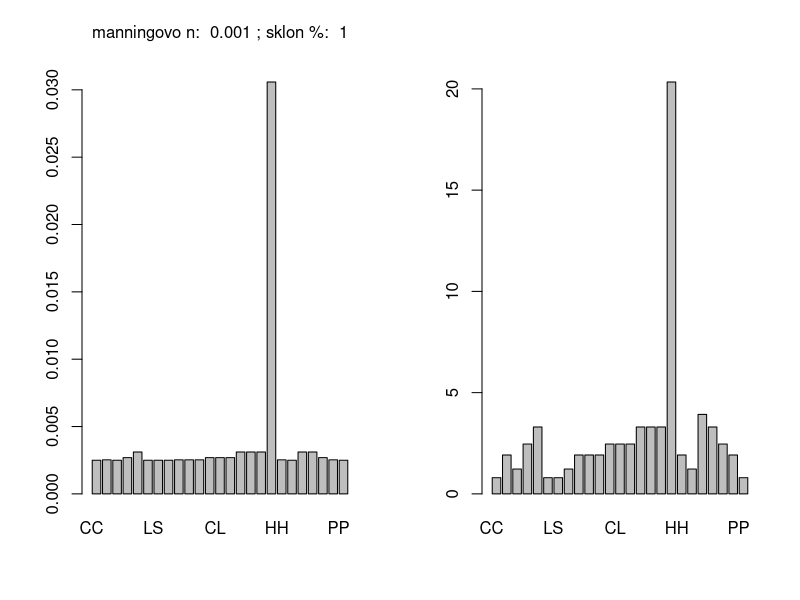
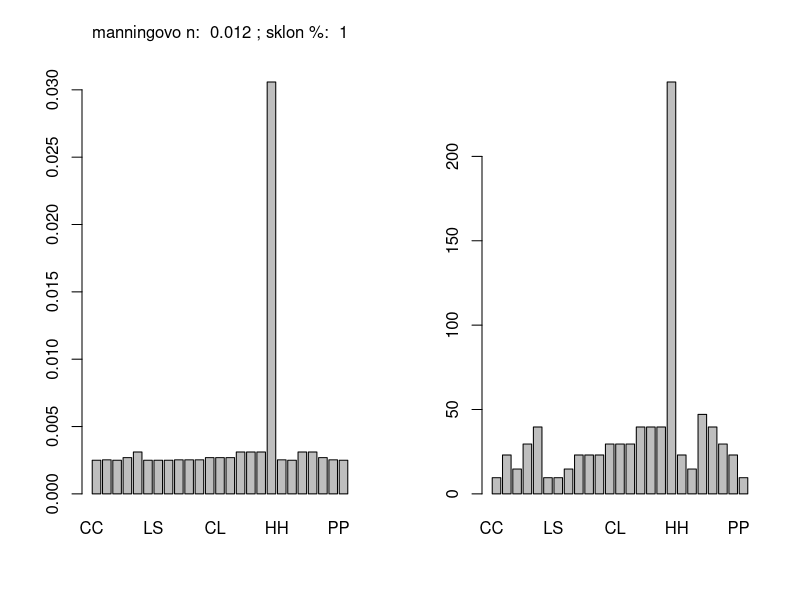
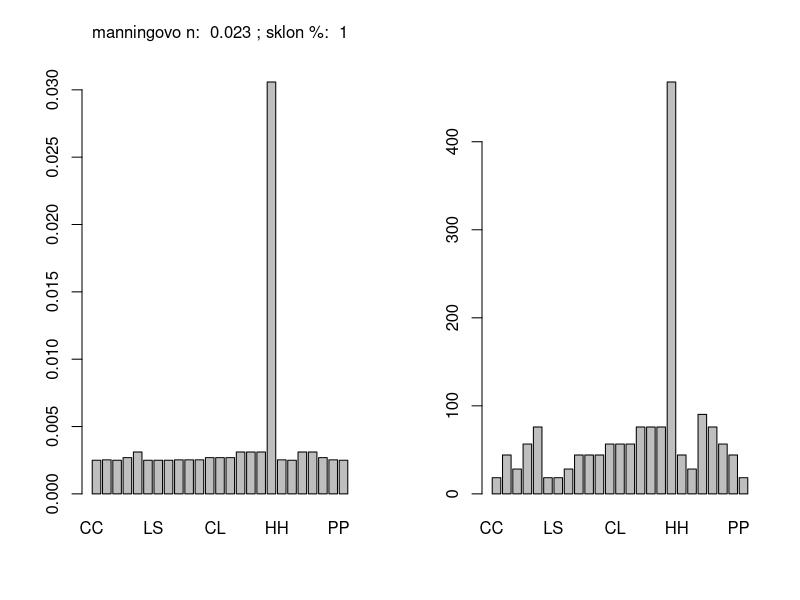
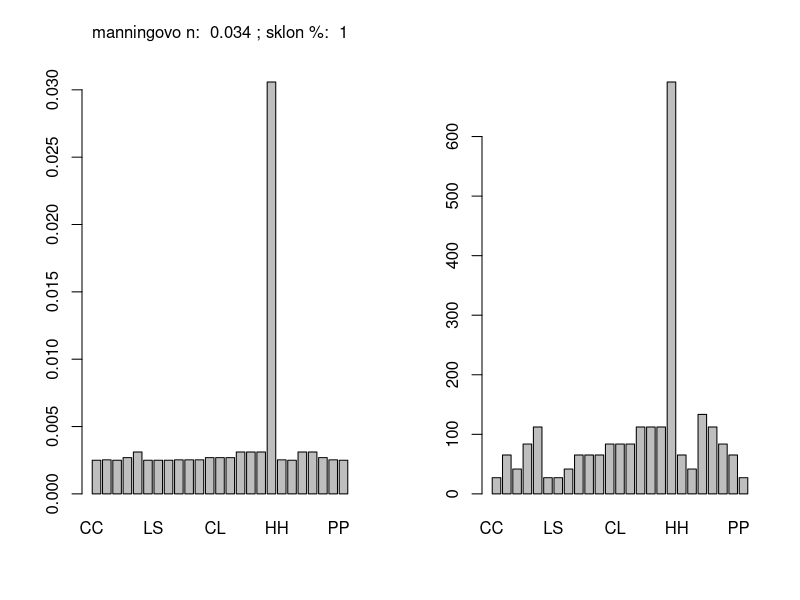
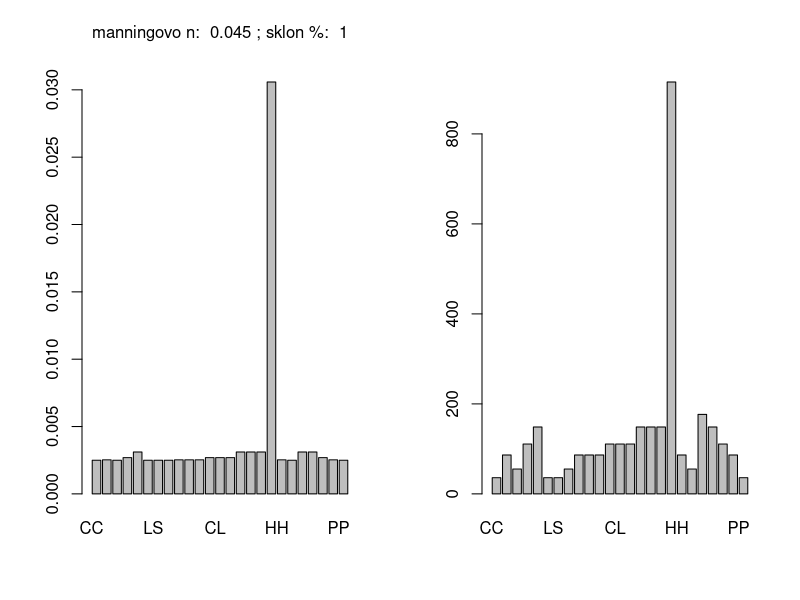
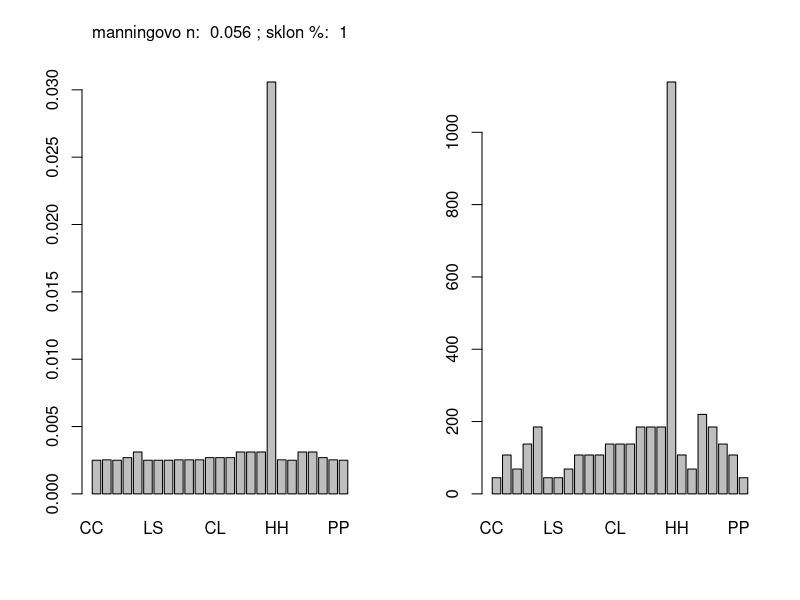
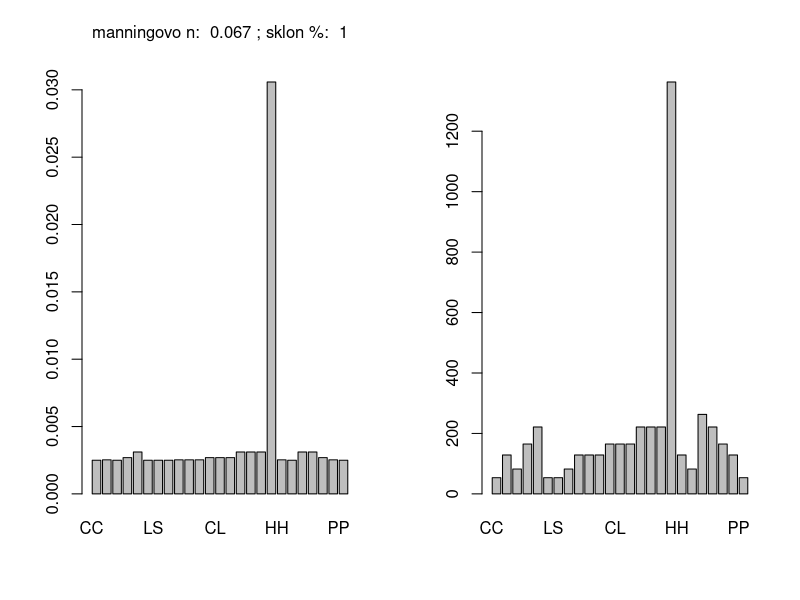
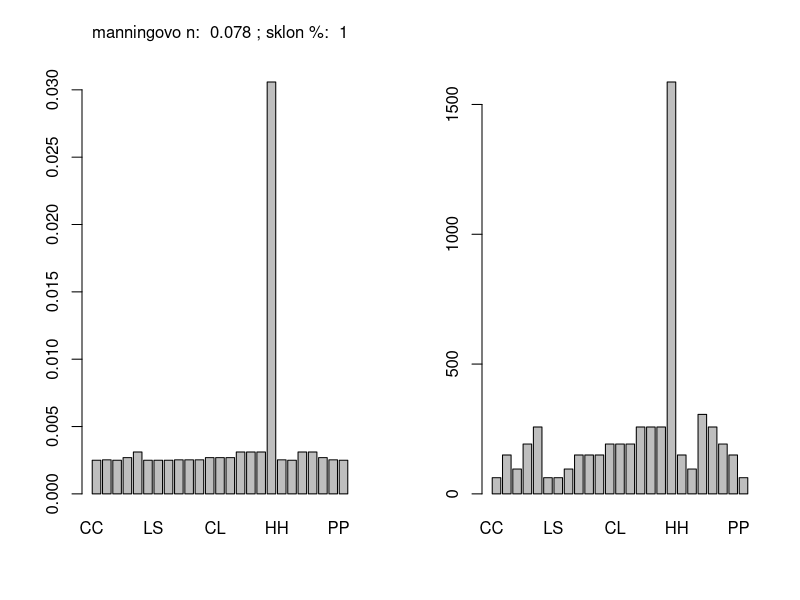

R code for these plots, in order:
crit = read.table('crit.txt',header = TRUE,sep=';',colClasses = c(rep('character',2),rep('numeric',7)))


I    = 0.01
ro   = 1000
g    = 9.81


# loam
# X = 1.008e+1
# Y = 5.613e-1
# v_crit   = 1.079e+1
# tau_crit = 2.48e-1

# a = X*I**Y
# b = 1.739
n = seq(0.001,0.1,length=10)
# n = 0.00001
N = length(crit$ID)

hcrit_tau = function (tau_crit,ro,g,I) {tau_crit/(ro*g*I)}
hcrit_v = function (v_crit,b,n,x,y) {(v_crit*(1/(b-1))*100*n)/(x*I**y)}




for (in_ in n){
  layout(matrix(c(1,2),ncol = 2))
  hct = c()
  hcv = c()
  for (i in 1:N) {
    hct = c(hct,hcrit_tau(crit$tau[i],ro,g,I))
    hcv = c(hcv,hcrit_v(crit$v[i],crit$b[i],in_,crit$x[i],crit$y[i]))
  }
  
  barplot(height = hct,names.arg = crit$ID)
  mtext(paste('manningovo n: ',in_, '; sklon %: ', I*100),side=3,line=2)
  barplot(height = hcv,names.arg = crit$ID)
}